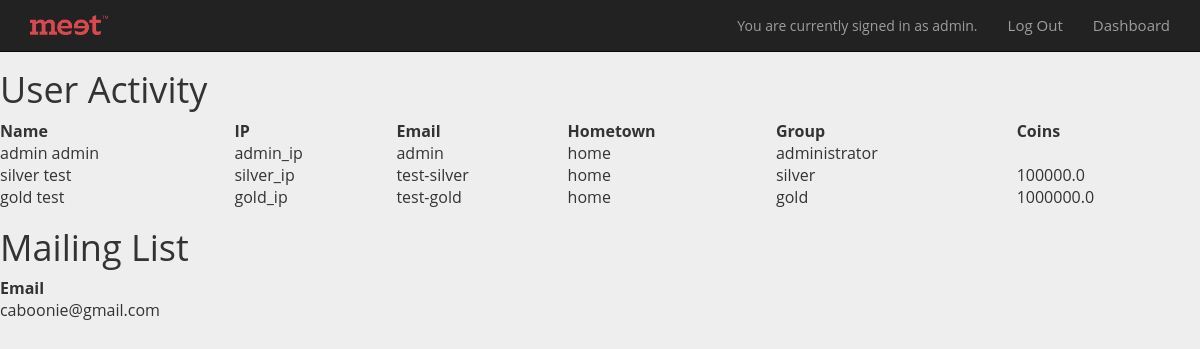
Page /database (signed in) on the committed database.
### models.py (models this page shows, shortened)
class User(Base):
	__tablename__ = 'user'
	id = Column(Integer, primary_key=True)
	first_name = Column(String(255))
	last_name = Column(String(255))
	username = Column(String(255))
	group = Column(String(255))
	email = Column(String(255))
	ip_address = Column(String(255))
	password_hash = Column(String(255))
	team = relationship("Team", back_populates = "students")
	team_id = Column(Integer, ForeignKey('team.id'))
	wallet = relationship("Wallet", uselist = False, back_populates = "user")
	comments = relationship("Comment", back_populates="user")
	verified = Column(Boolean)
	confirmation_code = Column(String)
	confirmation_code_expiration = Column(DateTime)
	hometown = Column(String(255))

class Wallet(Base):
	__tablename__ = 'wallet'
	id = Column(Integer, primary_key=True)
	initial_value = Column(Float)
	current_value = Column(Float)
	user_id = Column(Integer, ForeignKey('user.id'))
	user = relationship("User",back_populates="wallet")
	investments = relationship("Investment", back_populates="wallet")

class MailingList(Base):
	__tablename__ = 'mailinglist'
	id = Column(Integer, primary_key=True)
	language = Column(String(255))
	email = Column(String(255))

### webapp.py (the view)
@app.route("/database")
def showDatabase():
	if 'language' not in login_session:
		login_session['language'] = 'en'
	if 'id' not in login_session:
		flash("You do not have access to this page")
		return redirect(url_for('showLandingPage'))
	if login_session['group'] != "administrator":
		flash("You do not have access to this page")
		return redirect(url_for('showLandingPage'))
	users = get_users()
	mailing_list = get_mailing_list()
	return render_template('database.html', users = users, mailing_list = mailing_list)

### database.py (called while the page is built)
def get_users():
    return session.query(User).all()

def get_mailing_list():
        return session.query(MailingList).all()

### templates/database.html (shortened to what this page needs)
<head>
	<link rel="stylesheet" href="https://maxcdn.bootstrapcdn.com/bootstrap/3.3.7/css/bootstrap.min.css">
	<link rel="stylesheet" href="{{url_for('static', filename='style.css')}}">
</head>
<body>
<nav class="navbar navbar-inverse navbar-fixed-top">
    <div class="container">
      <div class="navbar-header">
        <a class="navbar-brand" href="/brandClick">
          <img alt="Brand Meet_Logoredv" src="{{url_for('static', filename='meet_logo_1.png')}}" style="max-height: 100%;">
        </a>
      </div>
      <div class="collapse navbar-collapse" id="navbar-collapse-1">
        <div class="navbar-right">
        	<div class="navbar-text" id="userbox">
                You are currently signed in as {{session['email']}}.
            </div>
            <ul class="nav navbar-nav">
              <li><a href = "{{url_for('logout')}}">Log Out</a></li>
              <li><a href = "{{url_for('showDashboard')}}">Dashboard</a></li>
            </ul>
        </div>
      </div>
    </div>
  </nav>
<h1> User Activity</h1>
<table style="width:100%;text-align:left;border:2px;"
<tr>
	<th>Name</th>
	<th>IP</th>
	<th>Email</th>
	<th>Hometown</th>
	<th>Group</th>
	<th>Coins</th>
	{% for user in users %}
		<tr>
			<td>{{user.first_name}} {{user.last_name}}</td>
			<td>{{user.ip_address}}</td>
			<td>{{user.email}}</td>
			<td>{{user.hometown}}</td>
			<td>{{user.group}}</td>
			<td>{{user.wallet.current_value}}</td>
		</tr>
	{%endfor%}
</table>
<h1> Mailing List </h1>
<table style="width:100%;text-align:left;border:2px;"
<tr>
	<th>Email</th>
	{% for account in mailing_list %}
		<tr>
			<td>{{account.email}} </td>
		</tr>
	{%endfor%}
</table>
<br>
<br>
</body>

### static/style.css (style rules this page uses)
body { padding-top: 50px; padding-bottom: 70px; margin: 0px; font-family: 'Open Sans', sans-serif; line-height: 1.5; background: none; }
ul li { line-height: 34px; color: #fff; font-size: 15px; font-family: 'Open Sans', sans-serif; }

### templates/database.html (style rules this page uses)
body { background: #eeeeee; }

### rows in the picture
User: first_name "admin", last_name "admin", ip_address "admin_ip", email "admin", hometown "home", group "administrator"
User: first_name "silver", last_name "test", ip_address "silver_ip", email "test-silver", hometown "home", group "silver", wallet.current_value "100000.0"
User: first_name "gold", last_name "test", ip_address "gold_ip", email "test-gold", hometown "home", group "gold", wallet.current_value "1000000.0"
MailingList: email "caboonie@gmail.com"

### other values in the picture
{{ session['email'] }} "admin"
